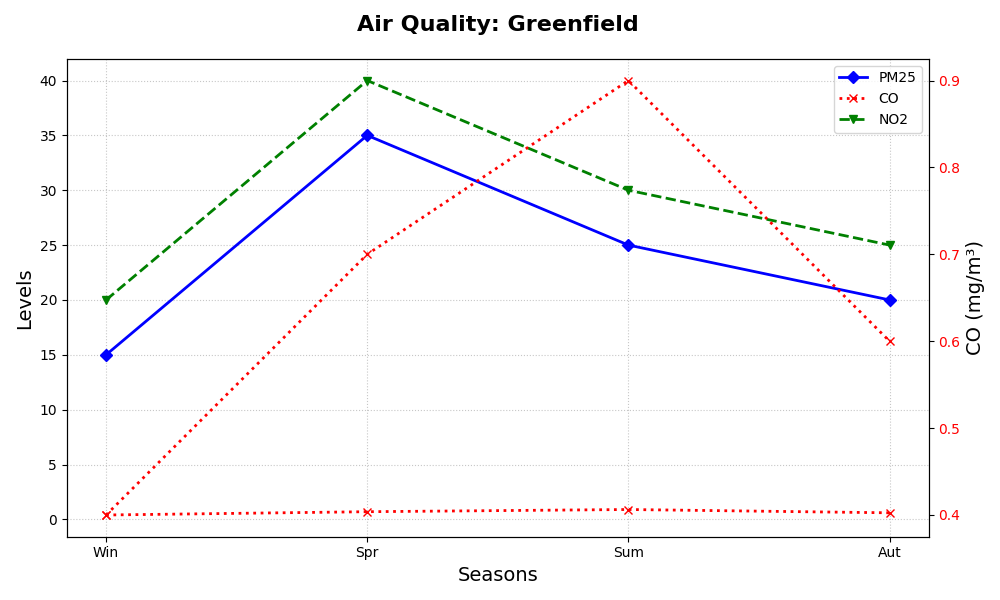

This chart was generated by the following Python code:
import matplotlib.pyplot as plt
import numpy as np

seasons = np.array(['Win', 'Spr', 'Sum', 'Aut'])
pm25_levels = np.array([15, 35, 25, 20])
co_levels = np.array([0.4, 0.7, 0.9, 0.6])
no2_levels = np.array([20, 40, 30, 25])

fig, ax = plt.subplots(figsize=(10, 6))

# Alter stylistic elements randomly
# Changing marker types, line styles, legend position, and grid style
ax.plot(seasons, pm25_levels, marker='D', linestyle='-', color='blue', linewidth=2, label='PM25')
ax.plot(seasons, co_levels, marker='x', linestyle=':', color='red', linewidth=2, label='CO')
ax.plot(seasons, no2_levels, marker='v', linestyle='--', color='green', linewidth=2, label='NO2')

ax.set_title("Air Quality: Greenfield", fontsize=16, fontweight='bold', pad=20)
ax.set_xlabel("Seasons", fontsize=14)
ax.set_ylabel("Levels", fontsize=14)

ax_right = ax.twinx()
ax_right.set_ylabel("CO (mg/m³)", fontsize=14)
ax_right.plot(seasons, co_levels, marker='x', linestyle=':', color='red', linewidth=2)
ax_right.tick_params(axis='y', labelcolor='red')

ax.legend(loc='upper right', fontsize='medium')

# Use a dotted grid line style with higher alpha
ax.grid(True, linestyle=':', alpha=0.7)

plt.tight_layout()
plt.show()
